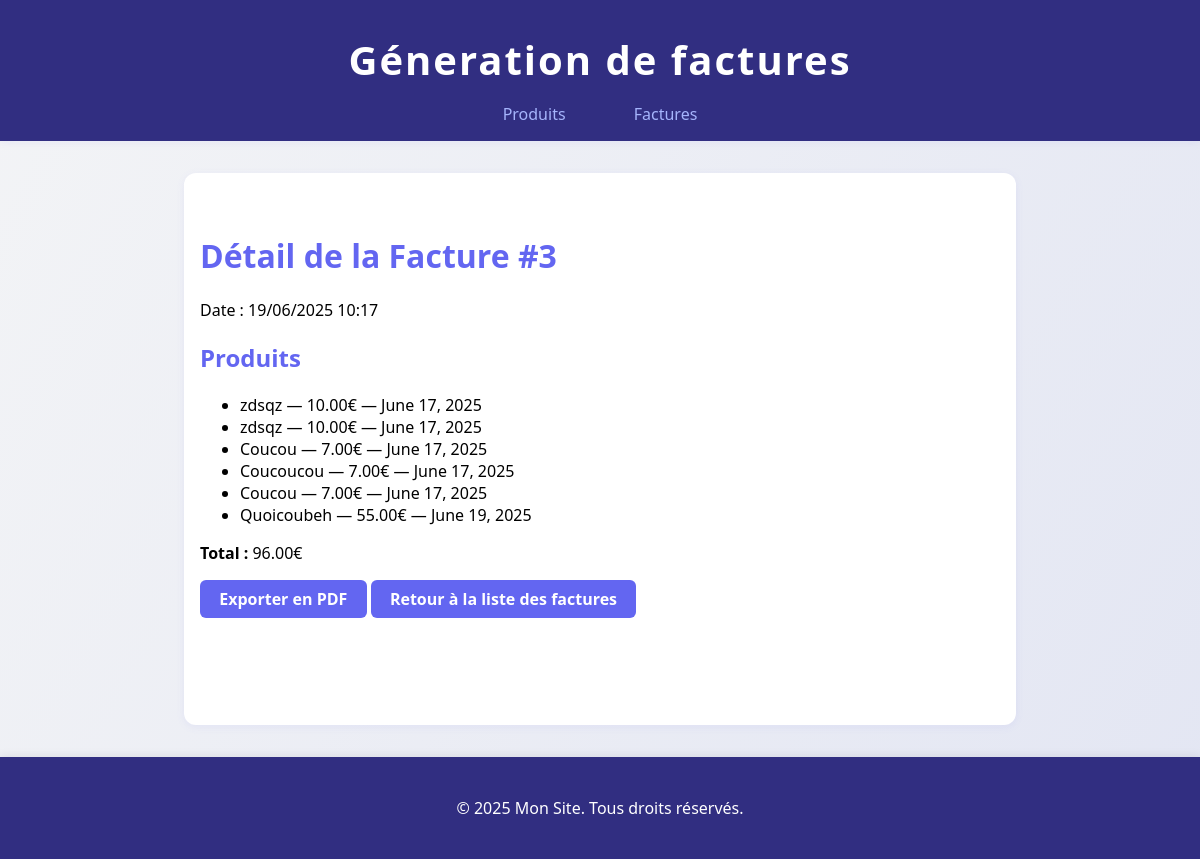
The page /factures/3/ on the database as committed earlier.
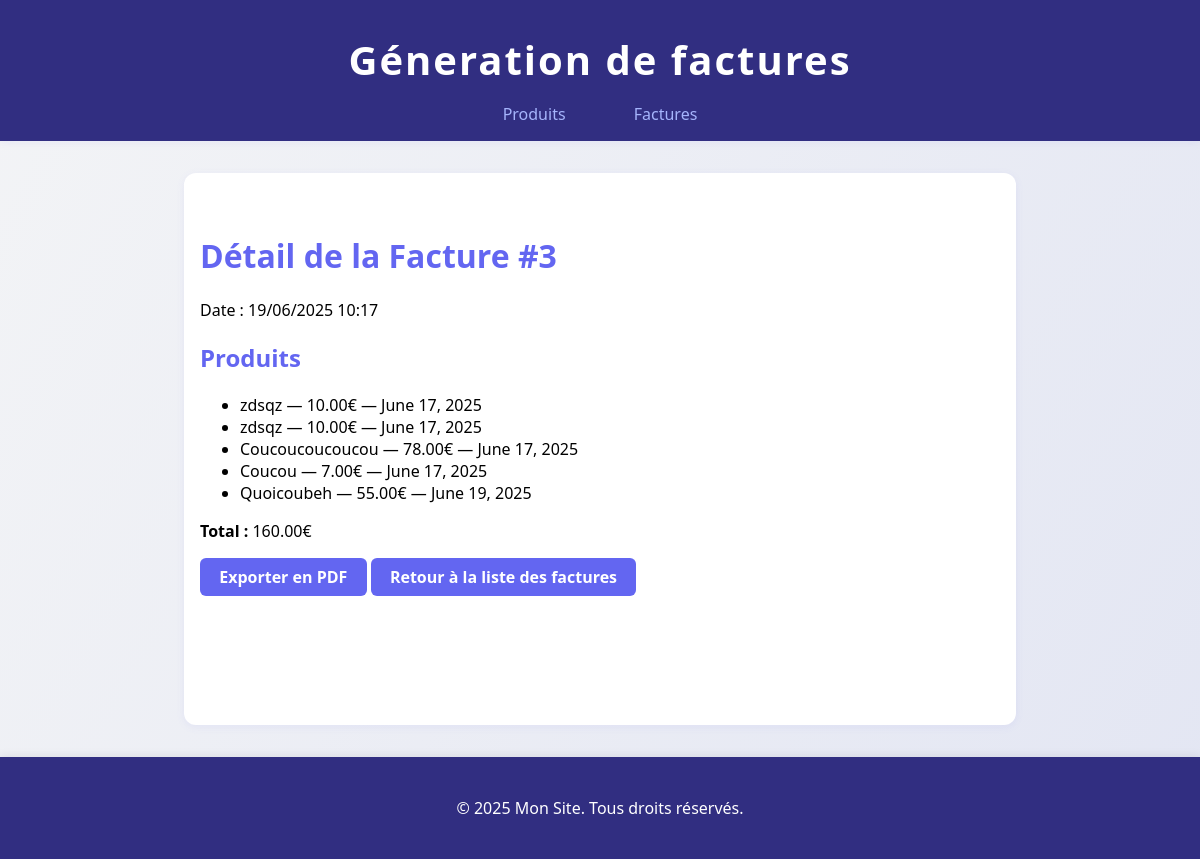
The same page on the database as committed later.
### produits/models.py (models this page shows, shortened)
class Produit(models.Model):
    nom = models.CharField(max_length=100)
    prix = models.DecimalField(max_digits=10, decimal_places=2)
    date_peremption = models.DateField()

### factures/views.py (the view)
# urls.py: path('<int:facture_id>/', detail_facture, name='detail_facture'),
def detail_facture(request, facture_id):
    facture = get_object_or_404(Facture, id=facture_id)
    total = sum([p.prix for p in facture.produits.all()])
    return render(request, 'factures/detail_facture.html', {'facture': facture, 'total': total})

### factures/templates/factures/detail_facture.html (shortened to what this page needs)
{% extends "base.html" %}
{% block content %}
<h1>Détail de la Facture #{{ facture.id }}</h1>
<p>Date : {{ facture.date|date:"d/m/Y H:i" }}</p>
<h2>Produits</h2>
<ul>
    {% for produit in facture.produits.all %}
        <li>{{ produit.nom }} — {{ produit.prix }}€ — {{ produit.date_peremption }}</li>
    {% endfor %}
</ul>
<p><strong>Total :</strong> {{ total }}€</p>
<a href="{% url 'export_facture_pdf' facture.id %}" class="btn-ajouter" target="_blank">Exporter en PDF</a>
<a href="{% url 'liste_factures' %}" class="btn-ajouter">Retour à la liste des factures</a>
{% endblock %}

Rows that differ between the two databases and show on the page:
removed Produit: nom "Coucou", prix "7.00", date_peremption "June 17, 2025"
changed Produit: nom "Coucoucou" → "Coucoucoucoucou"; prix "7.00" → "78.00"
Other text that changed with them:
{{ total }}: "96.00" → "160.00"
